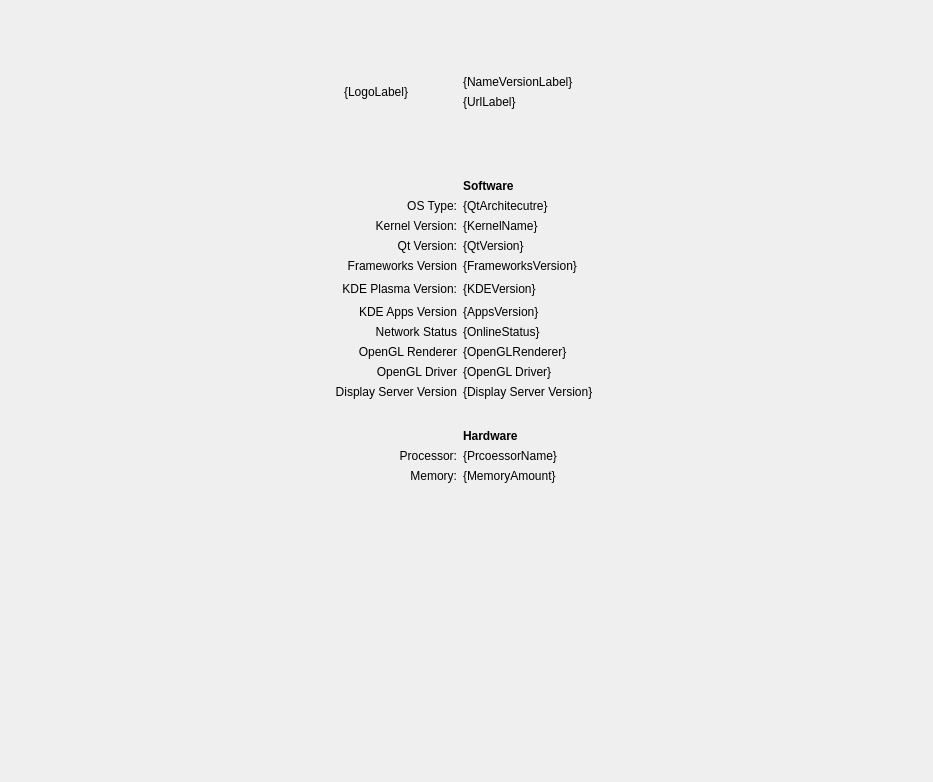
<?xml version="1.0" encoding="UTF-8"?>
<ui version="4.0">
 <class>Module</class>
 <widget class="QWidget" name="Module">
  <property name="geometry">
   <rect>
    <x>0</x>
    <y>0</y>
    <width>933</width>
    <height>782</height>
   </rect>
  </property>
  <layout class="QGridLayout" name="gridLayout">
   <item row="25" column="3">
    <spacer name="verticalSpacer">
     <property name="orientation">
      <enum>Qt::Vertical</enum>
     </property>
     <property name="sizeHint" stdset="0">
      <size>
       <width>20</width>
       <height>40</height>
      </size>
     </property>
    </spacer>
   </item>
   <item row="1" column="3" colspan="2">
    <layout class="QVBoxLayout" name="verticalLayout">
     <item>
      <spacer name="verticalSpacer_6">
       <property name="orientation">
        <enum>Qt::Vertical</enum>
       </property>
       <property name="sizeType">
        <enum>QSizePolicy::Preferred</enum>
       </property>
       <property name="sizeHint" stdset="0">
        <size>
         <width>20</width>
         <height>40</height>
        </size>
       </property>
      </spacer>
     </item>
     <item>
      <widget class="QLabel" name="nameVersionLabel">
       <property name="text">
        <string notr="true">{NameVersionLabel}</string>
       </property>
      </widget>
     </item>
     <item>
      <widget class="QLabel" name="urlLabel">
       <property name="text">
        <string notr="true">{UrlLabel}</string>
       </property>
       <property name="openExternalLinks">
        <bool>true</bool>
       </property>
      </widget>
     </item>
     <item>
      <spacer name="verticalSpacer_5">
       <property name="orientation">
        <enum>Qt::Vertical</enum>
       </property>
       <property name="sizeType">
        <enum>QSizePolicy::Preferred</enum>
       </property>
       <property name="sizeHint" stdset="0">
        <size>
         <width>20</width>
         <height>40</height>
        </size>
       </property>
      </spacer>
     </item>
    </layout>
   </item>
   <item row="1" column="1">
    <widget class="QWidget" name="widget" native="true">
     <layout class="QHBoxLayout" name="horizontalLayout">
      <item>
       <widget class="QLabel" name="logoLabel">
        <property name="text">
         <string notr="true">{LogoLabel}</string>
        </property>
       </widget>
      </item>
      <item>
       <spacer name="horizontalSpacer">
        <property name="orientation">
         <enum>Qt::Horizontal</enum>
        </property>
        <property name="sizeType">
         <enum>QSizePolicy::Fixed</enum>
        </property>
        <property name="sizeHint" stdset="0">
         <size>
          <width>4</width>
          <height>0</height>
         </size>
        </property>
       </spacer>
      </item>
     </layout>
    </widget>
   </item>
   <item row="22" column="3">
    <widget class="QLabel" name="label">
     <property name="font">
      <font>
       <weight>75</weight>
       <bold>true</bold>
      </font>
     </property>
     <property name="text">
      <string>Hardware</string>
     </property>
     <property name="alignment">
      <set>Qt::AlignLeading|Qt::AlignLeft|Qt::AlignVCenter</set>
     </property>
    </widget>
   </item>
   <item row="24" column="3">
    <widget class="QLabel" name="memoryLabel">
     <property name="text">
      <string notr="true">{MemoryAmount}</string>
     </property>
    </widget>
   </item>
   <item row="0" column="3">
    <spacer name="verticalSpacer_3">
     <property name="orientation">
      <enum>Qt::Vertical</enum>
     </property>
     <property name="sizeType">
      <enum>QSizePolicy::Maximum</enum>
     </property>
     <property name="sizeHint" stdset="0">
      <size>
       <width>20</width>
       <height>24</height>
      </size>
     </property>
    </spacer>
   </item>
   <item row="12" column="0">
    <spacer name="horizontalSpacer_4">
     <property name="orientation">
      <enum>Qt::Horizontal</enum>
     </property>
     <property name="sizeHint" stdset="0">
      <size>
       <width>215</width>
       <height>17</height>
      </size>
     </property>
    </spacer>
   </item>
   <item row="20" column="1">
    <widget class="QLabel" name="displayServerVersion">
     <property name="text">
      <string>Display Server Version</string>
     </property>
     <property name="alignment">
      <set>Qt::AlignRight|Qt::AlignTrailing|Qt::AlignVCenter</set>
     </property>
    </widget>
   </item>
   <item row="23" column="1">
    <widget class="QLabel" name="processor">
     <property name="text">
      <string notr="true">Processor:</string>
     </property>
     <property name="alignment">
      <set>Qt::AlignRight|Qt::AlignTrailing|Qt::AlignVCenter</set>
     </property>
    </widget>
   </item>
   <item row="12" column="4">
    <spacer name="horizontalSpacer_7">
     <property name="orientation">
      <enum>Qt::Horizontal</enum>
     </property>
     <property name="sizeHint" stdset="0">
      <size>
       <width>215</width>
       <height>20</height>
      </size>
     </property>
    </spacer>
   </item>
   <item row="18" column="3">
    <widget class="QLabel" name="openglLabel">
     <property name="text">
      <string>{OpenGLRenderer}</string>
     </property>
    </widget>
   </item>
   <item row="23" column="3">
    <widget class="QLabel" name="processorLabel">
     <property name="text">
      <string notr="true">{PrcoessorName}</string>
     </property>
    </widget>
   </item>
   <item row="9" column="1">
    <widget class="QLabel" name="kernel">
     <property name="text">
      <string>Kernel Version:</string>
     </property>
     <property name="alignment">
      <set>Qt::AlignRight|Qt::AlignTrailing|Qt::AlignVCenter</set>
     </property>
    </widget>
   </item>
   <item row="7" column="1">
    <widget class="QLabel" name="label_3">
     <property name="text">
      <string>OS Type:</string>
     </property>
     <property name="alignment">
      <set>Qt::AlignRight|Qt::AlignTrailing|Qt::AlignVCenter</set>
     </property>
    </widget>
   </item>
   <item row="18" column="1">
    <widget class="QLabel" name="opengl">
     <property name="text">
      <string>OpenGL Renderer</string>
     </property>
     <property name="alignment">
      <set>Qt::AlignRight|Qt::AlignTrailing|Qt::AlignVCenter</set>
     </property>
    </widget>
   </item>
   <item row="24" column="1">
    <widget class="QLabel" name="memory">
     <property name="text">
      <string>Memory:</string>
     </property>
     <property name="alignment">
      <set>Qt::AlignRight|Qt::AlignTrailing|Qt::AlignVCenter</set>
     </property>
    </widget>
   </item>
   <item row="2" column="3">
    <spacer name="verticalSpacer_2">
     <property name="orientation">
      <enum>Qt::Vertical</enum>
     </property>
     <property name="sizeType">
      <enum>QSizePolicy::Fixed</enum>
     </property>
     <property name="sizeHint" stdset="0">
      <size>
       <width>20</width>
       <height>24</height>
      </size>
     </property>
    </spacer>
   </item>
   <item row="21" column="3">
    <spacer name="verticalSpacer_4">
     <property name="orientation">
      <enum>Qt::Vertical</enum>
     </property>
     <property name="sizeType">
      <enum>QSizePolicy::Fixed</enum>
     </property>
     <property name="sizeHint" stdset="0">
      <size>
       <width>20</width>
       <height>24</height>
      </size>
     </property>
    </spacer>
   </item>
   <item row="19" column="1">
    <widget class="QLabel" name="openglDriver">
     <property name="text">
      <string>OpenGL Driver</string>
     </property>
     <property name="alignment">
      <set>Qt::AlignRight|Qt::AlignTrailing|Qt::AlignVCenter</set>
     </property>
    </widget>
   </item>
   <item row="7" column="3">
    <widget class="QLabel" name="bitsLabel">
     <property name="text">
      <string notr="true">{QtArchitecutre}</string>
     </property>
    </widget>
   </item>
   <item row="10" column="3">
    <widget class="QLabel" name="qtLabel">
     <property name="text">
      <string notr="true">{QtVersion}</string>
     </property>
    </widget>
   </item>
   <item row="19" column="3">
    <widget class="QLabel" name="openglDriverLabel">
     <property name="text">
      <string>{OpenGL Driver}</string>
     </property>
    </widget>
   </item>
   <item row="9" column="3">
    <widget class="QLabel" name="kernelLabel">
     <property name="text">
      <string notr="true">{KernelName}</string>
     </property>
    </widget>
   </item>
   <item row="10" column="1">
    <widget class="QLabel" name="qt">
     <property name="text">
      <string>Qt Version:</string>
     </property>
     <property name="alignment">
      <set>Qt::AlignRight|Qt::AlignTrailing|Qt::AlignVCenter</set>
     </property>
    </widget>
   </item>
   <item row="3" column="3">
    <widget class="QLabel" name="label_2">
     <property name="font">
      <font>
       <weight>75</weight>
       <bold>true</bold>
      </font>
     </property>
     <property name="text">
      <string>Software</string>
     </property>
     <property name="alignment">
      <set>Qt::AlignLeading|Qt::AlignLeft|Qt::AlignVCenter</set>
     </property>
    </widget>
   </item>
   <item row="20" column="3">
    <widget class="QLabel" name="displayServerVersionLabel">
     <property name="text">
      <string>{Display Server Version}</string>
     </property>
    </widget>
   </item>
   <item row="12" column="1">
    <widget class="QLabel" name="plasma">
     <property name="text">
      <string>KDE Plasma Version:</string>
     </property>
     <property name="alignment">
      <set>Qt::AlignRight|Qt::AlignTrailing|Qt::AlignVCenter</set>
     </property>
    </widget>
   </item>
   <item row="12" column="3">
    <widget class="QLabel" name="plasmaLabel">
     <property name="text">
      <string notr="true">{KDEVersion}</string>
     </property>
    </widget>
   </item>
   <item row="13" column="1">
    <widget class="QLabel" name="apps">
     <property name="text">
      <string>KDE Apps Version</string>
     </property>
     <property name="alignment">
      <set>Qt::AlignRight|Qt::AlignTrailing|Qt::AlignVCenter</set>
     </property>
    </widget>
   </item>
   <item row="11" column="1">
    <widget class="QLabel" name="label_9">
     <property name="text">
      <string>Frameworks Version</string>
     </property>
     <property name="alignment">
      <set>Qt::AlignRight|Qt::AlignTrailing|Qt::AlignVCenter</set>
     </property>
    </widget>
   </item>
   <item row="11" column="3">
    <widget class="QLabel" name="frameworksLabel">
     <property name="text">
      <string>{FrameworksVersion}</string>
     </property>
    </widget>
   </item>
   <item row="13" column="3">
    <widget class="QLabel" name="appsLabel">
     <property name="text">
      <string>{AppsVersion}</string>
     </property>
    </widget>
   </item>
   <item row="17" column="1">
    <widget class="QLabel" name="network">
     <property name="text">
      <string>Network Status</string>
     </property>
     <property name="alignment">
      <set>Qt::AlignRight|Qt::AlignTrailing|Qt::AlignVCenter</set>
     </property>
    </widget>
   </item>
   <item row="17" column="3">
    <widget class="QLabel" name="networkLabel">
     <property name="text">
      <string>{OnlineStatus}</string>
     </property>
    </widget>
   </item>
  </layout>
 </widget>
 <resources/>
 <connections/>
</ui>
